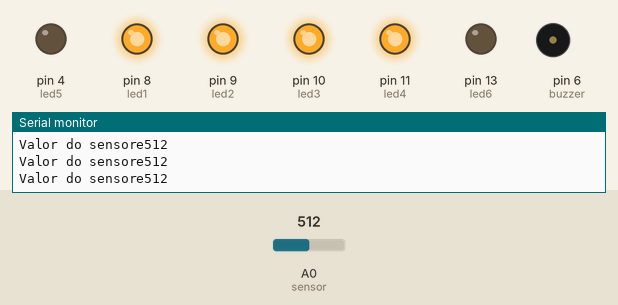
Recording of a sketch running on a simulated Arduino Uno, built with avr-gcc and run on an emulated ATmega328P. On the bench: output pins drawn as LEDs (lit = HIGH), buzzer (waves = sounding, pin HIGH), the last lines printed to the serial monitor. The inputs (shaded band) are chosen by the test bench; at power-on: A0 (sensor) = 512.

Above: at 1.2 s.
1.3 s: A0 (sensor) set to 453
2.8 s: A0 (sensor) set to 440
At 3.2 s:
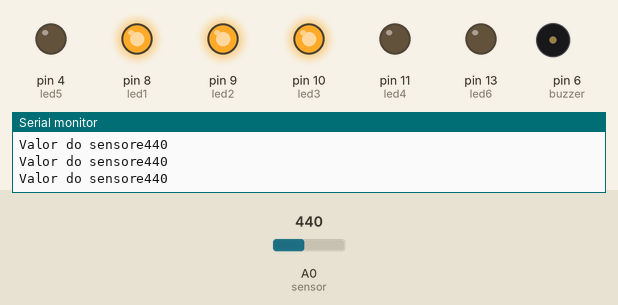
4.3 s: A0 (sensor) set to 0
At 4.9 s:
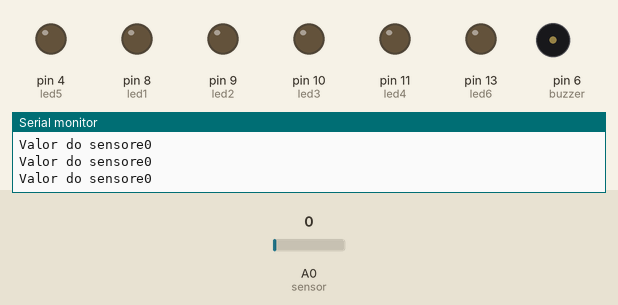
5.8 s: A0 (sensor) set to 122
At 6.2 s:
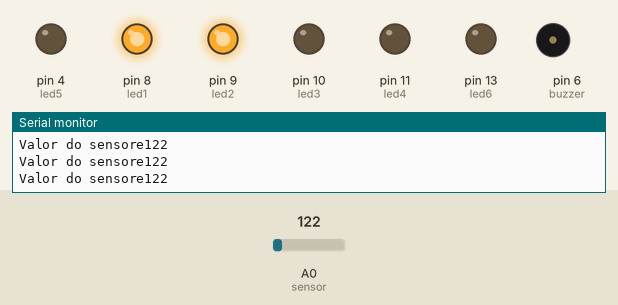
7.3 s: A0 (sensor) set to 43
10.3 s: A0 (sensor) set to 36
At 10.9 s:
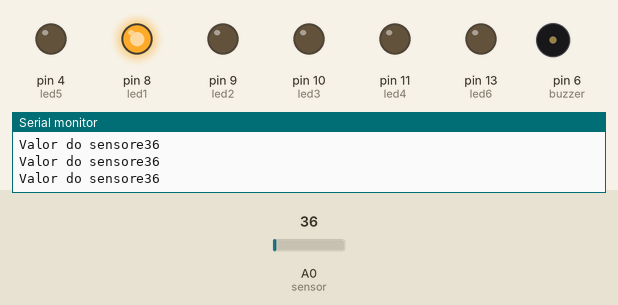
Timing chart, 0 to 12.8 s (numbered marks = the images above; inputs shaded):
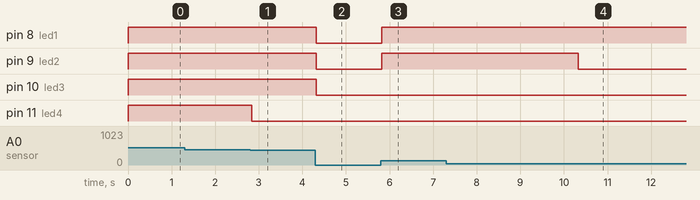

Measured:
- the behaviour switches between 441 and 440 on A0 (sensor) (found by bisection; images 0 and 1)
- the behaviour switches between 41 and 40 on A0 (sensor) (found by bisection; images 3 and 4)
- after the input at 2.8 s, pin 11 (led4): HIGH → LOW at once
- after the input at 4.3 s, pin 8 (led1), pin 9 (led2), pin 10 (led3): HIGH → LOW at once
- after the input at 5.8 s, pin 8 (led1), pin 9 (led2): LOW → HIGH at once
- after the input at 10.3 s, pin 9 (led2): HIGH → LOW at once

The sketch:

LED6_E_BUZZER__DO_PROFESSOR.ino
```cpp
/* sensor de temperatura com o alarme*/
const int sensor= 0;
const int buzzer = 6;
int valorsensor = 0;
const int led1 = 8;
const int led2 = 9;
const int led3 = 10;
const int led4 = 11;
const int led5 = 4;
const int led6 = 13;

void setup (){
 pinMode (buzzer, OUTPUT);
 pinMode (led1, OUTPUT);
 pinMode (led2, OUTPUT);
 pinMode (led3, OUTPUT);
 pinMode (led4, OUTPUT);
 pinMode (led5, OUTPUT);
 pinMode (led6, OUTPUT);
 Serial.begin (9600);
}
void loop (){
  valorsensor = analogRead (sensor);
  Serial.print ("Valor do sensore");
  Serial.println (valorsensor);


  if (valorsensor > 0){
    digitalWrite (led1, HIGH);
  }
  else {
    digitalWrite (led1, LOW);
  }


  if (valorsensor > 40){
    digitalWrite (led2, HIGH);
  }
  else {
    digitalWrite (led2, LOW);
  }


  if (valorsensor > 430 ){
    digitalWrite (led3, HIGH);
  }
  else {
    digitalWrite (led3, LOW);

   }


  if (valorsensor > 440 ){
    digitalWrite (led4, HIGH);
  }
  else {
    digitalWrite (led4, LOW);

   }


    if (valorsensor > 540 ){
    digitalWrite (led5, HIGH);
  }
  else {
    digitalWrite (led5, LOW);

   }

    if (valorsensor > 560 ){
    digitalWrite (led6, HIGH);
    digitalWrite (buzzer, HIGH);
  }
  else {
    digitalWrite (led6, LOW);
    digitalWrite (buzzer, LOW);

   }

}
```
